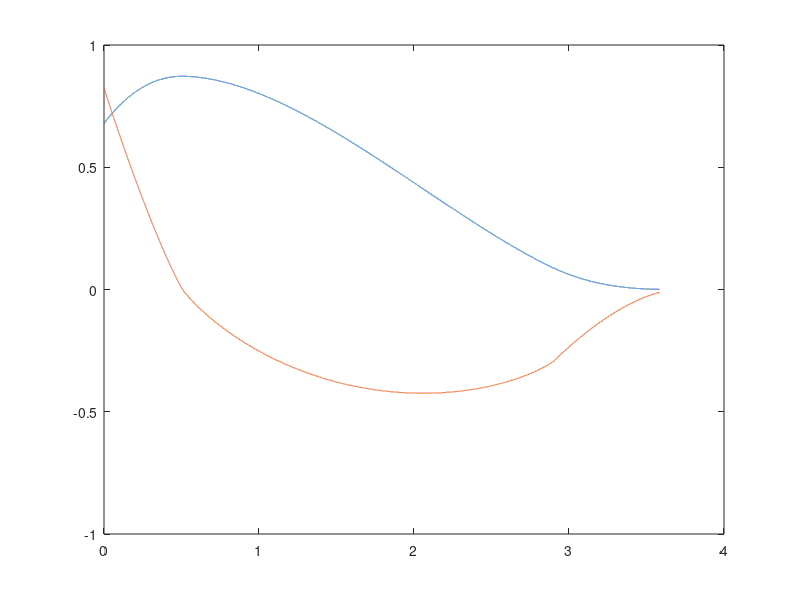
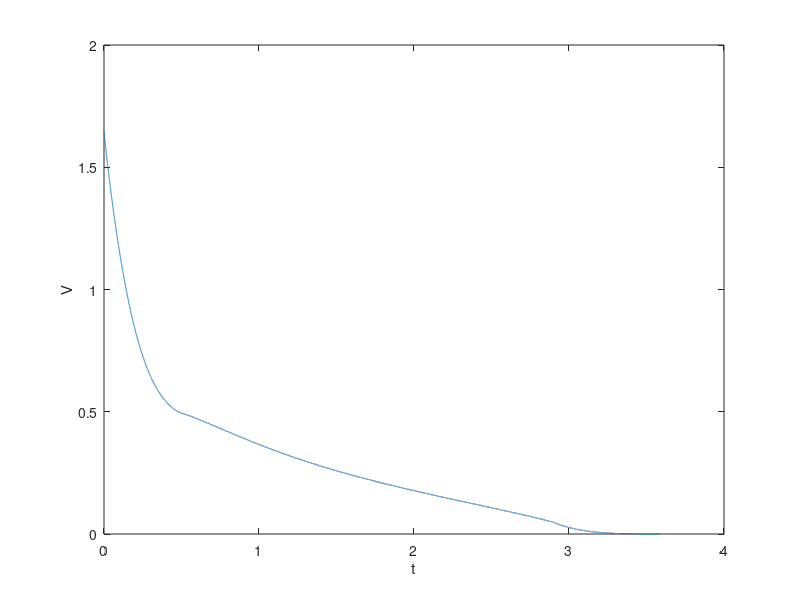
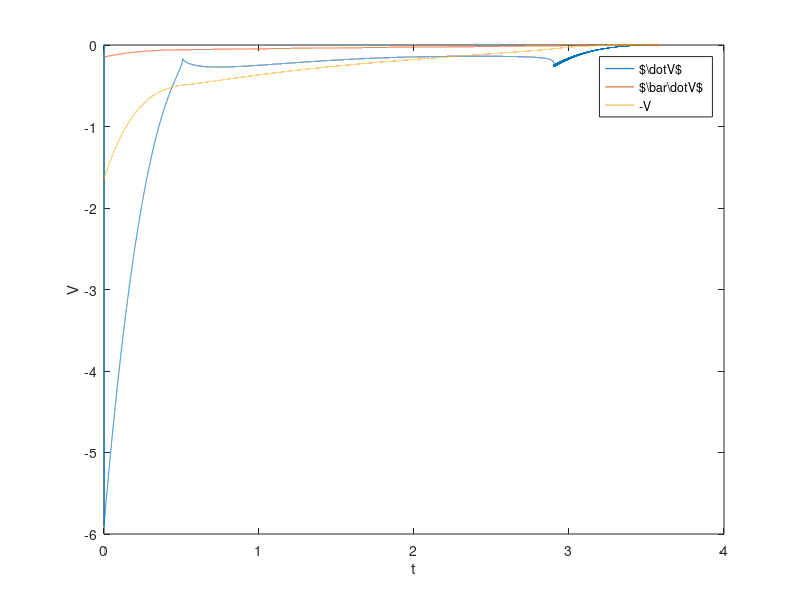
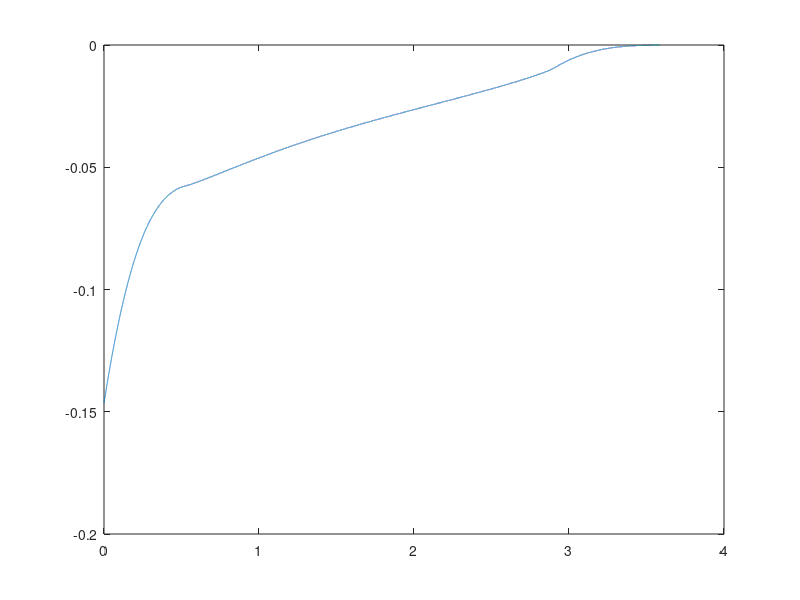

Source code (MATLAB) for these figures, in order: (Note: this script raises an error after producing the figures.)
%Fintie time controller for DI dynamics 
% ------------------------------
% Author: Vishnu S. Chipade
% Email: vishnuc@umich.edu
% ------------------------------

%dynamics dot(r)=v; dot(v)=u
%controller u = sat_u1(-k2*phi*||phi||^(alpha1-1)) + sat_u2(-k2*v*||v||^(alpha2-1)
%where phi= r + 1/(k2(2-alpha2))*v*||v||^(1-alpha2)

%scalar case i.e. r=[x], v=[vx]
uMax=1000;
uMax1=700;
uMax2=uMax-uMax1;
k1=1;
k2=1;
c1=0.2;
c2=3;
alpha2=0.4;
alpha1=alpha2/(2-alpha2);
alpha_prime=(3-alpha2)/(2-alpha2);
norm_r_bar = (uMax1/k1)^(1/alpha1);
V0=k1*alpha1/(1+alpha1)*(uMax1/k1)^((1+alpha1)/alpha1);
global C_d dt
C_d=0.2;
dt=0.0001;
NIter=50000;
NTheta=2;
for j=1:NTheta
    theta=(j-1)*2*pi/(NTheta-1);
    Theta(j)=theta;

X(:,1)=rand(2,1);

time(1)=0;
for i=1:NIter
    norm_r=norm(X(1,i));
    norm_v=norm(X(2,i));
    if norm_r>1e-10
        phi = X(1,i) + alpha1/alpha2*X(2,i)*norm_v^(1-alpha2);
        U10=-(phi)*norm(phi)^(alpha1-1);
    else
        U10=[0,0]';
    end    
    if norm_v>1e-10 
        U20=-(X(2,i))*norm_v^(alpha2-1);
    else
        U20=[0]';
    end
    norm_U10=norm(U10);
    norm_U20=norm(U20); 
    if norm_U10<1e-10
        U(:,i) =  min(uMax2,norm_U20)*U20/norm_U20;
    elseif norm_U20<1e-10
        U(:,i) = min(uMax1,norm_U10)*U10/norm_U10;
    else
    U(:,i) = min(uMax1,norm_U10)*U10/norm_U10 + min(uMax2,norm_U20)*U20/norm_U20;
    end
    
    X(:,i+1)=X(:,i)+dt*[X(2,i),U(:,i)]';
    
    %Find the Lyapunov function at time i
    
    V(i)=1/alpha_prime*norm(phi)^alpha_prime+ c1* X(2,i)'*phi + c2/(3-alpha2)*norm_v^(3-alpha2);
    
    f=[X(2,i);U(:,i)];
    if i>1
        V_dot(i)=(V(i)-V(i-1))/dt;
    %V_dot(i)=dV_by_dX'*f;
    end
    V_dot_bar(i)=-0.1*V(i)^(2/(3-alpha2));
    time(i+1)=time(i)+dt;
    if i>1
    if V(i)-V(i-1)<1e-10 && V(i)<1e-5
        break;
    end
    end
end
V(i+1)=V(i);
V_dot(i+1)=V_dot(i);
V_dot_bar(i+1)=V_dot_bar(i);
convergence_time(j)=time(i)

end

figure
plot(time,X(1,:),time,X(2,:))

figure
%subplot(2,1,1)
plot(time,V)
xlabel('t')
ylabel('V')

figure
plot(time,V_dot,time,V_dot_bar,time,-V)%,time,V1_dot,time,V2_dot)
xlabel('t')
ylabel('V')
legend('$\dot{V}$','$\bar{\dot{V}}$','-V')

figure
plot(time,V_dot_bar)


figure
plot(Theta,convergence_time)
xlabel('t')
ylabel('Convergence Time')



%%

%Fintie time controller for DI dynamics 
%dynamics dot(r)=v; dot(v)=u
%controller u = sat_u1(-k2*phi*||phi||^(alpha1-1)) + sat_u2(-k2*v*||v||^(alpha2-1)
%where phi= r + 1/(k2(2-alpha2))*v*||v||^(1-alpha2)

%vector case i.e. r=[x,y], v=[vx,vy]
uMax=10;
uMax1=7;
uMax2=uMax-uMax1;
k1=1;
k2=1;
c1=0.12;
c2=5;
alpha2=0.7;
alpha1=alpha2/(2-alpha2);
alpha_prime=(3-alpha2)/(2-alpha2);
norm_r_bar = (uMax1/k1)^(1/alpha1);
norm_phi_bar = (uMax1)^(1/alpha1);
norm_v_bar=uMax2^(1/alpha2);
V0=k1*alpha1/(1+alpha1)*(uMax1/k1)^((1+alpha1)/alpha1);
V0_phi=uMax1*norm_phi_bar-1/alpha_prime*norm_phi_bar^alpha_prime;
V0_v=uMax2*norm_v_bar-1/(3-alpha2)*norm_v_bar^(3-alpha2);
global C_d dt
C_d=0.2;
dt=0.01;
NIter=50000;
NTheta=2;
for j=1:NTheta
    theta=(j-1)*2*pi/(NTheta-1);
    Theta(j)=theta;

X(:,1)=[405*rand(2,1);15*rand(2,1)];

time(1)=0;
traj_flag(1)=2;
for i=1:NIter
    norm_r=norm(X(1:2,i));
    norm_v=norm(X(3:4,i));
    if norm_r>1e-10
        phi = X(1:2,i) + alpha1/alpha2*X(3:4,i)*norm_v^(1-alpha2);
        norm_phi=norm(phi);
        U10=-(phi)*norm(phi)^(alpha1-1);
    else
        U10=[0,0]';
    end    
    if norm_v>1e-10 
        U20=-(X(3:4,i))*norm_v^(alpha2-1);
    else
        U20=[0,0]';
    end
    norm_U10=norm(U10);
    norm_U20=norm(U20); 
    if norm_U10<1e-10
        U(:,i) =  min(uMax2,norm_U20)*U20/norm_U20;
    elseif norm_U20<1e-10
        U(:,i) = min(uMax1,norm_U10)*U10/norm_U10;
    else
    U(:,i) = min(uMax1,norm_U10)*U10/norm_U10 + min(uMax2,norm_U20)*U20/norm_U20;
    end
    
    X(:,i+1)=doubleIntDynamics(X(:,i),U(:,i));
    
    %Find the Lyapunov function at time i
    
    V(i)=1/alpha_prime*norm(phi)^alpha_prime+ c1* X(3:4,i)'*phi + c2/(3-alpha2)*norm_v^(3-alpha2);
    
    if norm_phi<norm_phi_bar && norm_v>norm_v_bar
        traj_flag(i)=1;
        V(i)=1/alpha_prime*norm(phi)^alpha_prime+ c1* X(3:4,i)'*phi + c2*(uMax2*norm_v-V0_v); %*norm_v/uMax2
    elseif norm_phi>norm_phi_bar && norm_v>norm_v_bar
        traj_flag(i)=2;
        V(i)=uMax1*norm_phi+ c1* X(3:4,i)'*phi + c2*(uMax2*norm_v-V0_v)-V0_phi;  %*norm_v/uMax2*norm_v/uMax1
    elseif norm_phi>norm_phi_bar && norm_v<norm_v_bar
        traj_flag(i)=3;
        V(i)=uMax1*norm_phi+ c1* X(3:4,i)'*phi + c2/(3-alpha2)*norm_v^(3-alpha2)-V0_phi; %*norm_v/uMax1
    else
        traj_flag(i)=4;
        V(i)=1/alpha_prime*norm(phi)^alpha_prime+ c1* X(3:4,i)'*phi + c2/(3-alpha2)*norm_v^(3-alpha2);
    end
    
    
    f=[X(3:4,i);U(:,i)];
    if i>1
        V_dot(i)=(V(i)-V(i-1))/dt;
    %V_dot(i)=dV_by_dX'*f;
    end
    V_dot_bar(i)=-0.2*V(i)^(2/(3-alpha2));
    time(i+1)=time(i)+dt;
    if i>1
    if V(i)-V(i-1)<1e-10 && V(i)<1e-15
        break;
    end
    end
end
V(i+1)=V(i);
V_dot(i+1)=V_dot(i);
V_dot_bar(i+1)=V_dot_bar(i);
convergence_time(j)=time(i)

end

colors={[1,0,0],[0,0,0],[0,0,1]};
markers={'--','d','*','.'};
circCos=cos(0:pi/100:2*pi);
circSin=sin(0:pi/100:2*pi);

figure('units','normalized','outerposition',[.1 0.1 .8 .8]);
R0=norm_phi_bar-1/(2-alpha2)*uMax^((2-alpha2)/alpha2);
plot(R0*circCos,R0*circSin)
hold on
for k=1:4
    ind=find(traj_flag==k);
plot(X(1,ind),X(2,ind),markers{k},'color',colors{1},'markersize',3)
hold on
end

figure('units','normalized','outerposition',[.1 0.1 .8 .8]);
for k=1:4
    ind=find(traj_flag==k);
plot(time(ind),X(1,ind),markers{k},'color',colors{1},'markersize',3)
hold on
plot(time(ind),X(2,ind),markers{k},'color',colors{2},'markersize',3)
end


figure('units','normalized','outerposition',[.1 0.1 .8 .8]);
for k=1:4
    ind=find(traj_flag==k);
    plot(time(ind),V_dot(ind),markers{k},'color',colors{1},'markersize',3)
hold on
plot(time(ind),V_dot_bar(ind),markers{k},'color',colors{2},'markersize',3)
 plot(time(ind),V(ind),markers{k},'color',colors{3},'markersize',3)

end
xlabel('t')
ylabel('V')
legend('$\dot{V}$','$\bar{\dot{V}}$','-V')


figure
%subplot(2,1,1)
plot(time,V)
xlabel('t')
ylabel('V')

figure
plot(Theta,convergence_time)
xlabel('t')
ylabel('Convergence Time')
